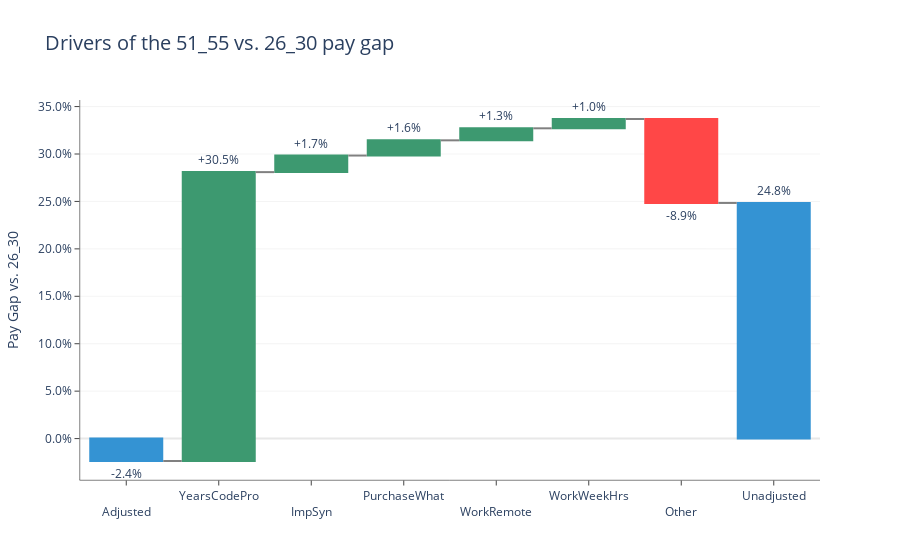

Notebook cell for this chart:
### Code cell
cat = "Age"
exp = "51_55"

output, coef_full = explain(data_2019, est, controls, cat, exp, 5)

output_waterfall(output, coef_full, controls, cat, exp)

### Figure 1 — Plotly figure (JSON) as saved in the notebook; plotly's stock layout.template omitted (floating-point values rounded to 4 significant figures)
{"data": [{"connector": {"line": {"color": "grey"}}, "decreasing": {"marker": {"color": "#ff4747"}}, "hovertemplate": "%{text}", "measure": ["absolute", "relative", "relative", "relative", "relative", "relative", "relative", "total"], "name": "51_55", "orientation": "v", "text": ["-2.4%", "+30.5%", "+1.7%", "+1.6%", "+1.3%", "+1.0%", "-8.9%", "24.8%"], "textposition": "outside", "totals": {"marker": {"color": "#3493d3"}}, "type": "waterfall", "x": ["<br>Adjusted", "YearsCodePro", "<br>ImpSyn", "PurchaseWhat", "<br>WorkRemote", "WorkWeekHrs", "<br>Other", "Unadjusted"], "y": [-0.02364, 0.3045, 0.01747, 0.01604, 0.01267, 0.009817, -0.0885, 0.2484]}], "layout": {"autosize": true, "plot_bgcolor": "white", "title": {"font": {"size": 20}, "text": "Drivers of the 51_55 vs. 26_30 pay gap"}, "xaxis": {"autorange": true, "linecolor": "black", "linewidth": 0.5, "range": [-0.5, 7.5], "showline": true, "tickangle": 0, "tickmode": "array", "ticks": "outside", "tickvals": ["<br>Adjusted", "YearsCodePro", "<br>ImpSyn", "PurchaseWhat", "<br>WorkRemote", "WorkWeekHrs", "<br>Other", "Unadjusted"], "type": "category"}, "yaxis": {"autorange": true, "gridcolor": "#e8e8e8", "gridwidth": 0.5, "linecolor": "black", "linewidth": 0.5, "range": [-0.04367, 0.3569], "showgrid": true, "showline": true, "tickformat": ".1%", "ticks": "outside", "title": {"text": "Pay Gap vs. 26_30"}, "type": "linear", "zeroline": true, "zerolinecolor": "#e8e8e8", "zerolinewidth": 2}}}
